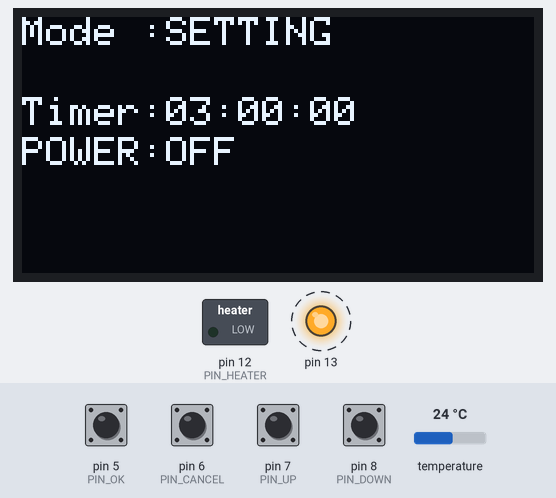
Simulated run of this program. Board: Arduino Uno, built with avr-gcc and run on an emulated ATmega328P. Shown: 128×64 one-colour display, switched loads named in the program (green lamp = pin HIGH), output pins drawn as LEDs (lit = HIGH). Dashed ring = blinking. The test bench sets the inputs (shaded band); at power-on: pin 5 (PIN_OK), pin 6 (PIN_CANCEL), pin 7 (PIN_UP), pin 8 (PIN_DOWN) HIGH, temperature 24 °C. What the program prints to the serial monitor is not drawn.

Above: at 1.2 s.
1.3 s: pin 5 (PIN_OK) pulled LOW for 0.15 s
At 1.88 s:
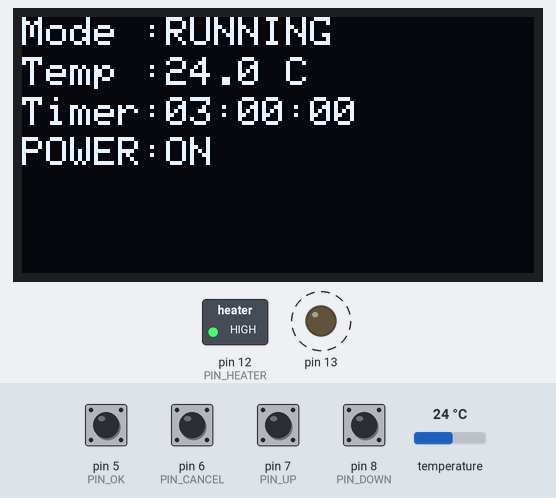
2.0 s: pin 6 (PIN_CANCEL) pulled LOW for 0.15 s
At 2.24 s:
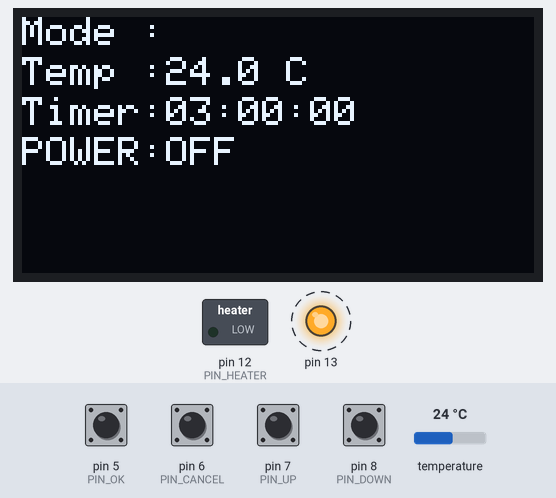
2.7 s: pin 5 (PIN_OK) pulled LOW for 1 s
At 4.29 s:
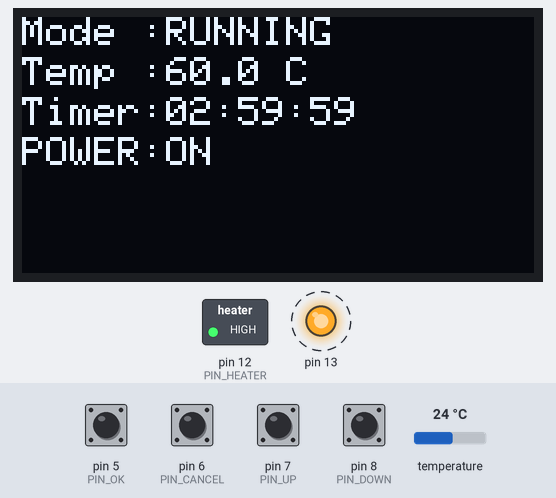
4.3 s: pin 6 (PIN_CANCEL) pulled LOW for 1 s
At 5.39 s:
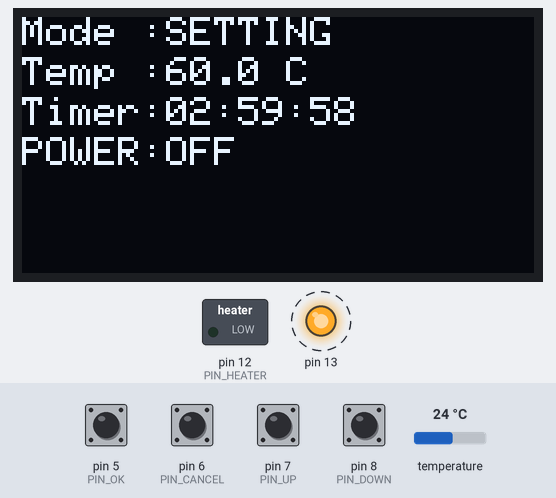
5.9 s: pin 6 (PIN_CANCEL) pulled LOW for 0.15 s
At 6.14 s:
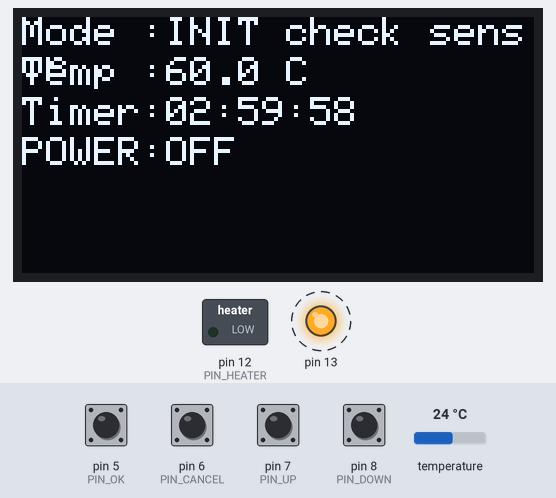
6.6 s: pin 6 (PIN_CANCEL) pulled LOW for 1 s
At 7.19 s:
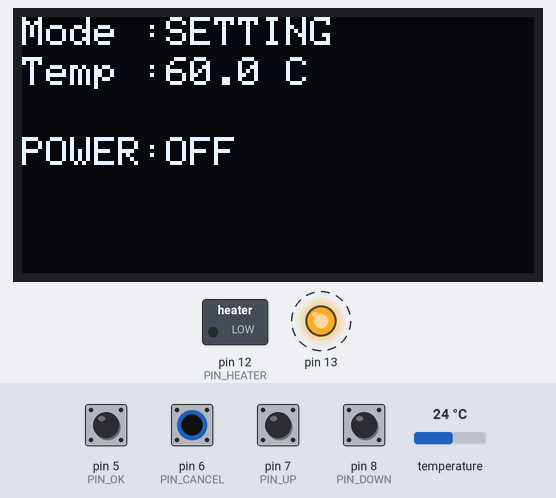
Timing chart, 0 to 9.2 s (numbered marks = the images above; inputs shaded):
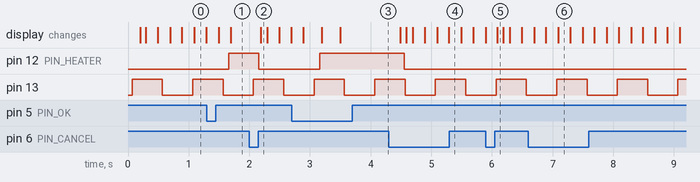

Measured:
- after the input at 1.3 s, pin 12 (PIN_HEATER): LOW → HIGH after 0.36 s; the display: first changes after 0.19 s (image 1 shows a later state)
- after the input at 2.0 s, pin 12 (PIN_HEATER): HIGH → LOW after 0.16 s; the display: changes after 0.19 s (image 2)
- after the input at 2.7 s, pin 12 (PIN_HEATER): LOW → HIGH after 0.46 s
- after the input at 4.3 s, pin 12 (PIN_HEATER): HIGH → LOW after 0.26 s; the display: first differs from a run without the input after 0.29 s (image 4 shows a later state)
- after the input at 5.9 s, the display: changes after 0.19 s (image 5)
- after the input at 6.6 s, the display: first differs from a run without the input after 0.50 s (image 6)
- by itself, pin 13: alternates HIGH for 0.50 s and LOW for 0.50 s

The program:

main.cpp
```cpp
#include <Arduino.h>
#include "task.h"
#include "pin.h"
#include "sensor.h"
#include "heater.h"
#include "lcd.h"
#include "controler.h"
#include "switch.h"
#include "timer.h"

void setup()
{
  pinMode(13, OUTPUT);
  Serial.begin(9600);

  timer_init();
  switch_init();
  ctrl_init();
  lcd_init();
  heater_init();
  sensor_begin();
  task_init();
}

void loop()
{
  if (task_lcd_flag)
  {
    lcd_main();
    task_lcd_flag = false;
  }
}
```

controler.cpp
```cpp
#include <inttypes.h>
#include <Arduino.h>
#include "controler.h"
#include "sensor.h"
#include "pin.h"
#include "switch.h"
#include "heater.h"
#include "lcd.h"
#include "timer.h"

void ctrl_heater(uint16_t temp);
void ctrl_timer_cbk(void);

uint16_t exp_tempreture = 600;
uint32_t ctrl_timer;
uint16_t ctrl_temp;
uint8_t stm;
uint8_t prm_select;

void ctrl_heater_on(void)
{
  lcd_set_heater_state(HEATER_ON);
  heater_on();
}

void ctrl_heater_off(void)
{
  lcd_set_heater_state(HEATER_OFF);
  heater_off();
}

void ctrl_update_timer(void)
{
  uint32_t tmp_timer = timer_read();
  if (tmp_timer != ctrl_timer)
  {
    ctrl_timer = tmp_timer;
    lcd_set_timer(ctrl_timer);
  }
}

void ctrl_update_temp(void)
{
  uint16_t tmp_temp = sensor_get_value();
  if (tmp_temp != ctrl_temp)
  {
    ctrl_temp = tmp_temp;
    lcd_set_tempreture(ctrl_temp);
  }
}

void ctrl_init(void)
{
  stm = ST_INIT;
  timer_set_cbk(ctrl_timer_cbk);
  sensor_begin();
}

uint8_t ctrl_get_stm(void)
{
  return stm;
}

void ctrl_main(void)
{

  uint8_t ctrl_sw_state[PIN_SIZE];

  for (uint8_t i = 0; i < PIN_SIZE; i++)
  {
    ctrl_sw_state[i] = switch_read(i);
  }
  Serial.println(stm);

  switch (stm)
  {
  case ST_INIT:
    ctrl_heater_off();
    ctrl_timer = 60 * 60 * 3;
    prm_select = PRM_TEMP;

    lcd_set_content(0, LC_STM);

    if (sensor_check_state() == 1)
    {
      stm = ST_TO_SETTING;
    }
    break;
  case ST_TO_SETTING:
    lcd_set_content(0, LC_STM);
    lcd_set_content(1, LC_TEMP);
    lcd_set_content(2, LC_TIMER);
    lcd_set_content(3, LC_HEATER_STATE);
    timer_set(ctrl_timer);
    lcd_set_timer(ctrl_timer);
    prm_select=PRM_TEMP;
    lcd_set_blink(1);
    lcd_set_tempreture(exp_tempreture);
    stm = ST_SETTING;
    break;

  case ST_SETTING:
    if (ctrl_sw_state[SW_CANCEL] == SW_PUSHED)
    {
      stm = ST_INIT;
    }
    if (ctrl_sw_state[SW_OK])
    {
      stm = ST_TO_RUNNING;
    }

    switch (prm_select)
    {
    case PRM_TEMP:
      if (ctrl_sw_state[SW_CANCEL] == SW_LONG_PUSH)
      {
        lcd_set_blink(2);
        prm_select = PRM_TIMER;
      }
      if (ctrl_sw_state[SW_UP])
      {
        if (exp_tempreture < 1000)
        {
          exp_tempreture += 10;
          lcd_set_tempreture(exp_tempreture);
        }
      }
      if (ctrl_sw_state[SW_DOWN])
      {
        if (exp_tempreture > 0)
        {
          exp_tempreture -= 10;
          lcd_set_tempreture(exp_tempreture);
        }
      }

      break;
    case PRM_TIMER:
      if (ctrl_sw_state[SW_CANCEL] == SW_LONG_PUSH)
      {
        lcd_set_blink(1);
        prm_select = PRM_TEMP;
      }
      if (ctrl_sw_state[SW_UP])
      {
        if (ctrl_timer < 6 * 60 * 60)
        {
          ctrl_timer += 600;
          lcd_set_timer(ctrl_timer);
        }
      }
      if (ctrl_sw_state[SW_DOWN])
      {
        if (ctrl_timer > 0)
        {
          ctrl_timer -= 600;
          lcd_set_timer(ctrl_timer);
        }
      }
      break;

    default:
      prm_select = PRM_TEMP;
      break;
    }

    break;

  case ST_TO_RUNNING:
    timer_set(ctrl_timer);
    timer_start();
    lcd_stop_blink();
    stm = ST_RUNNING;
    break;

  case ST_RUNNING:
    ctrl_update_timer();
    ctrl_update_temp();
    ctrl_heater(ctrl_temp);

    if (ctrl_sw_state[SW_CANCEL])
    {
      ctrl_heater_off();
      timer_stop();
      stm = ST_TO_SETTING;
    }
    break;
  case ST_STOP:
    ctrl_heater_off();
    if (ctrl_sw_state[SW_OK])
    {
      stm = ST_INIT;
    }
    break;
  case ST_ERROR:
    ctrl_heater_off();
    break;
  }
}

void ctrl_heater(uint16_t temp)
{
  if (temp < exp_tempreture)
  {
    ctrl_heater_on();
  }
  else
  {
    ctrl_heater_off();
  }
}

void ctrl_timer_cbk(void)
{
  stm = ST_STOP;
  lcd_set_timer(0);
}
```

controler.h
```cpp
#ifndef _CONTROLER_H_
#define _CONTROLER_H_
enum {
  ST_INIT,
  ST_TO_SETTING,
  ST_SETTING,
  ST_TO_RUNNING,
  ST_RUNNING,
  ST_STOP,
  ST_ERROR
};

enum{
  PRM_TIMER,
  PRM_TEMP
};

void ctrl_init(void);
void ctrl_main(void);
uint8_t ctrl_get_stm(void);

#endif //_CONTROLER_H_
```

heater.cpp
```cpp
#include <Arduino.h>
#include "heater.h"
#include "pin.h"

void heater_init(void)
{
    pinMode(PIN_HEATER, OUTPUT);
    heater_off();
}

void heater_on(void)
{
    digitalWrite(PIN_HEATER, HIGH);
}
void heater_off(void)
{
    digitalWrite(PIN_HEATER, LOW);
}
```

heater.h
```cpp
#ifndef _HEATER_H_
#define _HEATER_H_

#define HEATER_OFF (0)
#define HEATER_ON (1)

void heater_init(void);
void heater_on(void);
void heater_off(void);
#endif //_HEATER_H_
```

pin.h
```cpp
#ifndef _PIN_H_
#define _PIN_H_

#define PIN_SENSOR (10)
#define PIN_HEATER (12)
#define PIN_ERROR (9)

#define PIN_SIZE (4) //amount of input pins

#define PIN_OK (5)
#define PIN_CANCEL (6)
#define PIN_UP (7)
#define PIN_DOWN (8)

#endif //_PIN_H_
```

sensor.cpp
```cpp
#include <OneWire.h>
#include <inttypes.h>
#include "pin.h"
#include "sensor.h"

OneWire ds(PIN_SENSOR);

uint8_t addr[8];
uint8_t data[9];
uint16_t temp;
uint8_t sensor_stm;
uint8_t sensor_cnt;

void sensor_init(void) {
  sensor_stm = ST_SENSOR_STOP;
  temp=0;
}

void sensor_begin(void) {
  sensor_stm = ST_SENSOR_WAIT_CONNECT;
}

void sensor_stop(void){
  sensor_stm =ST_SENSOR_STOP;
}

uint16_t sensor_get_value(void){
  return temp;
}

uint8_t sensor_check_state(void){
  switch(sensor_stm){
    case ST_SENSOR_CONVERT:
    case ST_SENSOR_WAIT_CONVERT:
    case ST_SENSOR_READDATA:
      return 1;
    }
    return 0;
}

void sensor_main(void) {
  uint16_t tmp_temp;
  switch (sensor_stm) {
    case ST_SENSOR_WAIT_CONNECT:
      if (!ds.search(addr)) {
        ds.reset_search();
      } else {
        if (OneWire::crc8(addr, 7) != addr[7]) {
          Serial.print("CRC is not valid!\n");
        } else {
          Serial.print("addr : ");
          for (int i = 0; i < 8; i++) {
            Serial.print(addr[i], HEX);
            Serial.print(" ");
          }
          Serial.println();
          sensor_stm = ST_SENSOR_CONVERT;
        }
      }
      break;

    case ST_SENSOR_CONVERT:
      ds.reset();
      ds.select(addr);
      ds.write(0x44);
      sensor_stm = ST_SENSOR_WAIT_CONVERT;
      break;
    case ST_SENSOR_WAIT_CONVERT:
      if (sensor_cnt > 1) {
       sensor_stm = ST_SENSOR_READDATA;
        sensor_cnt = 0;
      }
      sensor_cnt++;
      break;
    case ST_SENSOR_READDATA:
      ds.reset();
      ds.select(addr);
      ds.write(0xBE);
      for (int i = 0; i < 9; i++) {  // we need 9 bytes
        data[i] = ds.read();
      }

      tmp_temp = (data[1] << 8) + data[0];
      temp=(tmp_temp*10)/16;
      sensor_stm=ST_SENSOR_CONVERT;
  }
}
```

sensor.h
```cpp
#ifndef _SENSOR_H_
#define _SENSOR_H_
#include <stdint.h>

enum  {
  ST_SENSOR_STOP,
  ST_SENSOR_WAIT_CONNECT,
  ST_SENSOR_CONVERT,
  ST_SENSOR_WAIT_CONVERT,
  ST_SENSOR_READDATA
};
void sensor_init(void);
void sensor_main(void);
void sensor_begin(void);
void sensor_stop(void);
uint16_t sensor_get_value(void);
uint8_t sensor_check_state(void);

#endif // _SENSOR_H_
```

switch.cpp
```cpp
#include<Arduino.h>
#include<inttypes.h>
#include<switch.h>

uint8_t sw_state[PIN_SIZE];
uint8_t sw_cnt[PIN_SIZE];
uint8_t sw_pin[PIN_SIZE];

void switch_init(void) {
    sw_pin[SW_OK]=PIN_OK;
    sw_pin[SW_CANCEL]=PIN_CANCEL;
    sw_pin[SW_UP]=PIN_UP;
    sw_pin[SW_DOWN]=PIN_DOWN;

  for (int i = 0; i < PIN_SIZE; i++) {
    pinMode(sw_pin[i],INPUT_PULLUP);
    sw_state[i] = SW_OFF;
    sw_cnt[i] = 0;
  }
}

void switch_main(void) {
  for (int i = 0; i < PIN_SIZE; i++) {
    uint8_t cur_state = digitalRead(sw_pin[i]);
    if (cur_state == LOW) {
      sw_cnt[i]++;
    }

    switch (sw_state[i]) {
      case SW_OFF:
        if (cur_state == LOW) {
          sw_state[i] = SW_ON;
        }
        sw_cnt[i] = 0;
        break;

      case SW_ON:
        if (cur_state != LOW) {
          sw_state[i] = SW_OFF;
        } else if (sw_cnt[i] > T_PUSH) {
          sw_state[i] = SW_PUSHING;
        }
        break;

      case SW_PUSHING:
        if (cur_state != LOW) {
          sw_state[i] = SW_PUSHED;
        } else if (sw_cnt[i] > T_LONG_PUSH) {
          sw_state[i] = SW_LONG_PUSH;
        }
        break;

      case SW_PUSHED:
        if (cur_state == LOW) {
          sw_state[i] = SW_PUSHING;
        }
        break;

      case SW_LONG_PUSH:
        if (cur_state != LOW) {
          sw_state[i] = SW_OFF;
        }
        break;

      case SW_LONG_PUSHING:
        if (cur_state != LOW) {
          sw_state[i] = SW_OFF;
        }
        break;

      default:
        sw_state[i] = SW_OFF;
        break;
    }
  }
}

uint8_t switch_read(uint8_t i) {
  switch (sw_state[i]) {
    case SW_PUSHED:
      sw_state[i]=SW_OFF;
      return SW_PUSHED;

    case SW_LONG_PUSH:
      sw_state[i]=SW_LONG_PUSHING;
      sw_cnt[i]-=T_LONG_PUSH;
      return SW_LONG_PUSH;

    case SW_LONG_PUSHING:
      if(sw_cnt[i]>T_LONG_PUSHING){
        sw_cnt[i]-=T_LONG_PUSHING;
        return SW_LONG_PUSHING;
      }
      return 0;

    case SW_OFF:
    case SW_ON:
    case SW_PUSHING:
    default :
      return 0;
  }
}
```

switch.h
```cpp
#ifndef _SWITCH_H_
#define _SENSOR_H_
#include "pin.h"

#define T_PUSH (5)
#define T_LONG_PUSH (20)
#define T_LONG_PUSHING (10)

enum {
  SW_OFF,
  SW_ON,
  SW_PUSHING,
  SW_PUSHED,
  SW_LONG_PUSH,
  SW_LONG_PUSHING
};

enum{
    SW_OK=0,
    SW_CANCEL,
    SW_UP,
    SW_DOWN
};

void switch_init(void);
void switch_main(void);
uint8_t switch_read(uint8_t i);

#endif //_SENSOR_H_
```

task.cpp
```cpp
#include <Arduino.h>
#include <MsTimer2.h>
#include <inttypes.h>
#include "task.h"
#include "sensor.h"
#include "controler.h"
#include "switch.h"
#include "timer.h"

void TASK_1000(void); //1000ms task
void TASK_500(void);  //500ms task
void TASK_100(void);  //100ms task
void TASK_10(void);   //10ms task
void TASK(void);

bool task_lcd_flag=true;
static uint32_t cnt_task;

void task_init(void){
  cnt_task=0;
  MsTimer2::set(10, TASK);
  MsTimer2::start();
}

void TASK() {
  cnt_task++;

  TASK_10();
  if (cnt_task % 10 == 0) {  //100msタスク
    TASK_100();
  }

  if (cnt_task % 50 == 1) {  //500msタスク
    TASK_500();
  }

  if (cnt_task % 100 == 2) {  //1000msタスク
    TASK_1000();
  }
}

void TASK_10(void) {
  switch_main();
}
void TASK_100(void) {
  sensor_main();
  ctrl_main();
  timer_main();
  task_lcd_flag=true;
}
void TASK_500(void) {
  digitalWrite(13, !digitalRead(13));
}

void TASK_1000(void) {
  // static uint16_t time_cnt=0;
  // time_cnt++;
  // lcd_set_timer(time_cnt);

  for(int i=0;i<4;i++){
    Serial.print(switch_read(i));
    Serial.print("  ");
  }
  Serial.println("");

}
```

task.h
```cpp
#ifndef _TASK_H_
#define _TASK_H_

extern bool task_lcd_flag;

void task_init(void);

#endif //_TASK_H_
```

timer.cpp
```cpp
#include <stdio.h>
#include "timer.h"
#include "lcd.h"

uint32_t timer_cnt;
uint8_t timer_state;
uint8_t timer_cnt_millis;

void (*p_timer_cbk_func)(void);

void timer_init(void)
{
    timer_cnt = 0;
    timer_state = 0;
    timer_cnt_millis = 0;
    p_timer_cbk_func = NULL;
}

void timer_main(void)
{ // prd in 100 ms
    switch (timer_state)
    {
    case TM_INIT:
        if (timer_cnt > 0)
        {
            timer_state = TM_STOP;
        }
        break;
    case TM_STOP:
        break;
    case TM_RUNNING:
        timer_cnt_millis++;
        if (timer_cnt_millis == 10)
        {
            timer_cnt--;
            timer_cnt_millis = 0;
        }
        if (timer_cnt == 0)
        {
            timer_state = TM_EXPIRATION;
            if (p_timer_cbk_func != NULL)
            {
                p_timer_cbk_func();
            }
        }
        break;
    case TM_EXPIRATION:
        if (timer_cnt > 0)
        {
            timer_state = TM_STOP;
        }
        break;
    default:
        timer_state = TM_INIT;
        break;
    }
}

void timer_set(uint32_t time){
    timer_cnt=time;
}

void timer_start(void){
    if(timer_state==TM_STOP){
        timer_state=TM_RUNNING;
    }
}

void timer_stop(void){
    if(timer_state==TM_RUNNING){
        timer_state=TM_STOP;
    }
}

uint32_t timer_read(void){
    return timer_cnt;
}

uint8_t timer_get_state(void){
    return timer_state;
}

void timer_set_cbk(void (* pfunc)(void)){
    p_timer_cbk_func=pfunc;
}
```

timer.h
```cpp
#ifndef _TIMER_H_
#define _TIMER_H_
#include <inttypes.h>

enum
{
    TM_INIT,
    TM_STOP,
    TM_RUNNING,
    TM_EXPIRATION
};

void timer_init(void);
void timer_main(void); // prd in 100 ms
void timer_set(uint32_t time);
void timer_start(void);
void timer_stop(void);
uint32_t timer_read(void);
uint8_t timer_get_state(void);
void timer_set_cbk(void (*pfunc)(void));

#endif // _TIMER_H_
```

lcd.cpp
```cpp
#include <inttypes.h>
#include "lcd.h"
#include "pin.h"
#include "controler.h"
#include "heater.h"

void lcd_print_temp(void);
void lcd_print_timer(void);
void lcd_print_stm(void);
void lcd_print_heater_state(void);
void lcd_print_content(uint8_t content);
void lcd_update_blink(void);

struct s_lcd_flag
{
  unsigned update : 5;
  unsigned en_blink : 1;
  unsigned st_blink : 1;
};

Adafruit_SSD1306 display(SCREEN_WIDTH, SCREEN_HEIGHT, &Wire, OLED_RESET);
s_lcd_flag lcd_flag;
uint16_t lcd_temp;
uint16_t lcd_timer;
uint8_t lcd_heater_state;
uint8_t lcd_blink_line;
uint8_t lcd_blink_cnt;
uint8_t lcd_contents[LCD_ROW];

void lcd_init(void)
{
  lcd_flag.update = 0;
  lcd_flag.st_blink = 0;
  // SSD1306_SWITCHCAPVCC = generate display voltage from 3.3V internally
  if (!display.begin(SSD1306_SWITCHCAPVCC, SCREEN_ADDRESS))
  {
    Serial.println(F("SSD1306 allocation failed"));
    for (;;)
      ; // Don't proceed, loop forever
  }
  display.clearDisplay();
  display.setTextSize(1);              // Normal 1:1 pixel scale
  display.setTextColor(SSD1306_WHITE); // Draw white text
  display.setCursor(0, 0);             // Start at top-left corner
  display.cp437(true);                 // Use full 256 char 'Code Page 437' font
  display.print("BEGIN");
  display.display();
  for (int i = 0; i < LCD_ROW; i++)
  {
    lcd_contents[i] = LC_NONE;
  }
}

void lcd_main(void)
{
  lcd_update_blink();
  if (lcd_flag.update)
  {
    display.clearDisplay();
    for (uint8_t i = 0; i < LCD_ROW; i++)
    {
      if (lcd_flag.en_blink == 1 && lcd_blink_line == i)
      {
        if (lcd_flag.st_blink == 1)
        {
          display.setCursor(0, i * 10);
          lcd_print_content(lcd_contents[i]);
        }
      }
      else
      {
        display.setCursor(0, i * 10);
        lcd_print_content(lcd_contents[i]);
      }
    }
    display.display();
    lcd_flag.update = 0;
  }
}

void lcd_set_tempreture(uint16_t temp)
{
  lcd_temp = temp;
  lcd_flag.update |= 0x01;
}

void lcd_set_timer(uint16_t timer)
{
  lcd_timer = timer;
  lcd_flag.update |= 0x02;
}

void lcd_set_heater_state(uint8_t on_off)
{
  lcd_heater_state = on_off;
  lcd_flag.update |= 0x04;
}

void lcd_set_content(uint8_t line, uint8_t content)
{
  if (line < LCD_ROW)
  {
    lcd_contents[line] = content;
    lcd_flag.update |= 0x08;
  }
}

void lcd_print_content(uint8_t content)
{
  switch (content)
  {

  case LC_NONE:
    break;
  case LC_TEMP:
    lcd_print_temp();
    break;
  case LC_TIMER:
    lcd_print_timer();
    break;
  case LC_STM:
    lcd_print_stm();
    break;
  case LC_HEATER_STATE:
    lcd_print_heater_state();
    break;
  case LC_INIT:
    break;

  default:
    break;
  }
}

void lcd_set_blink(uint8_t line)
{
  lcd_flag.en_blink = 1;
  lcd_blink_line = line;
}
void lcd_stop_blink(void)
{
  lcd_flag.en_blink = 0;
  lcd_flag.st_blink = 0;
  lcd_blink_cnt = 0;
}

void lcd_print_temp(void)
{
  display.print("Temp :");
  display.print(lcd_temp / 10);
  display.print(".");
  display.print(lcd_temp % 10);
  display.print(" C");
}

void lcd_print_timer(void)
{
  uint8_t hour, min, sec;
  hour = (lcd_timer / 60 / 60) % 100;
  min = (lcd_timer / 60) % 60;
  sec = lcd_timer % 60;
  display.print("Timer:");
  if (hour < 10)
  {
    display.print(0);
  }
  display.print(hour);
  display.print(":");
  if (min < 10)
  {
    display.print(0);
  }
  display.print(min);
  display.print(":");
  if (sec < 10)
  {
    display.print(0);
  }
  display.print(sec);
}

void lcd_print_stm(void)
{
  display.print("Mode :");
  switch (ctrl_get_stm())
  {
  case ST_INIT:
    display.print("INIT check sensor");
    break;
  case ST_SETTING:
    display.print("SETTING");
    break;
  case ST_RUNNING:
    display.print("RUNNING");
    break;
  case ST_STOP:
    display.print("STOP");
    break;
  case ST_ERROR:
    display.print("ERROR");
    break;
  default:
    break;
  }
}

void lcd_print_heater_state(void)
{
  if (lcd_heater_state)
  {
    display.print("POWER:ON");
  }
  else
  {
    display.print("POWER:OFF");
  }
}

void lcd_update_blink(void)
{
  if (lcd_flag.en_blink)
  {
    if (lcd_blink_cnt > BLINK_CYCLE)
    {
      lcd_blink_cnt = 0;
      lcd_flag.st_blink ^= 1;
      lcd_flag.update |= 1;
    }
    lcd_blink_cnt++;
  }
}
```

lcd.h
```cpp
#ifndef _LCD_H_
#define _LCD_H_
#include <SPI.h>
#include <Wire.h>
#include <Adafruit_GFX.h>
#include <Adafruit_SSD1306.h>

#define SCREEN_WIDTH 128  // OLED display width, in pixels
#define SCREEN_HEIGHT 64  // OLED display height, in pixels
#define OLED_RESET -1  // Reset pin # (or -1 if sharing Arduino reset pin)
#define SCREEN_ADDRESS 0x3C
#define NUMFLAKES 10  // Number of snowflakes in the animation example
#define LOGO_HEIGHT 16
#define LOGO_WIDTH 16

#define LCD_ROW (6)
#define BLINK_CYCLE (1)

  enum lcd_contents{
  LC_NONE,
  LC_TEMP,
  LC_TIMER,
  LC_STM,
  LC_HEATER_STATE,
  LC_INIT
};

void lcd_set_content(uint8_t line,uint8_t content);
void lcd_init(void);
void lcd_main(void);
void lcd_set_tempreture(uint16_t temp);
void lcd_set_timer(uint16_t timer);
void lcd_set_heater_state(uint8_t on_off);
void lcd_set_blink(uint8_t line);
void lcd_stop_blink(void);

#endif //_LCD_H_
```
